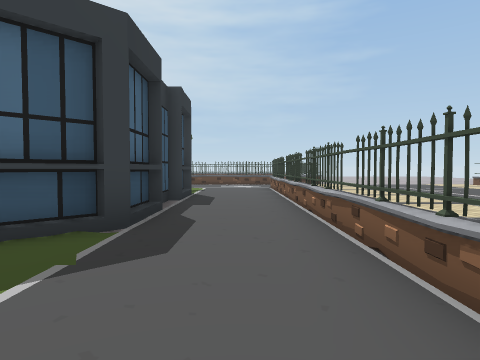
[1] (above)

19 first-person views from a walk through a scene from a Unity 3-D project. The camera is 1.4 m above the floor, tilts 2° down and sees 75° across. The floor is counted in squares, 2 m on a side. Each view is taken from the middle of a square. On the plan, view 1 faces up. The plan holds only what a view shows up to about 10 squares ahead; the rest is blank. The place goes on beyond the plan. Some surface patterns are stand-ins.

[2]
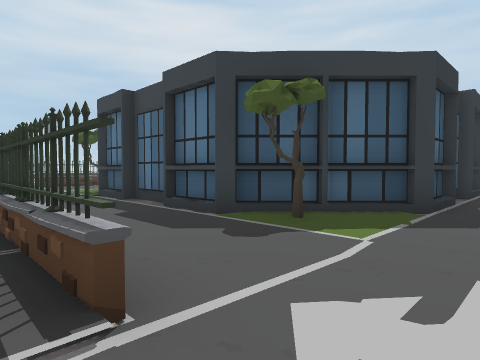

[3]
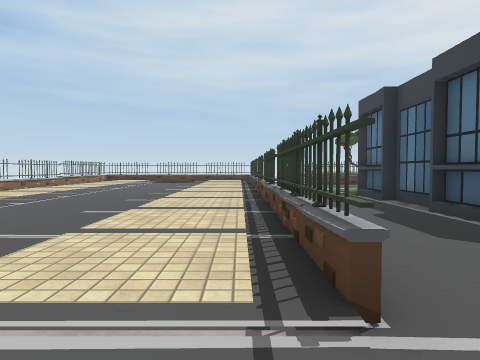

[4]
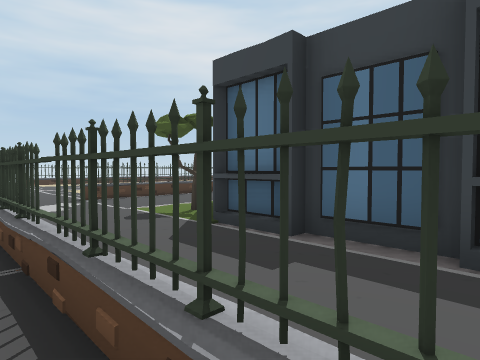

[5]
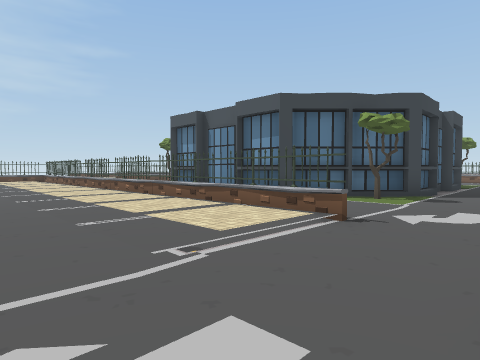

[6]
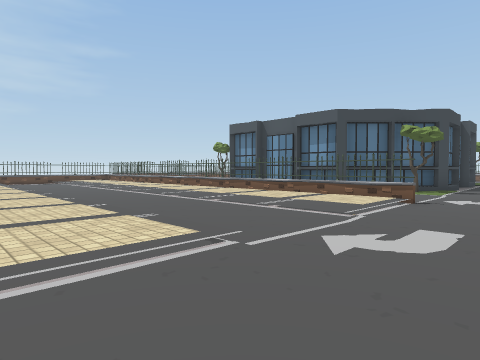

[7]
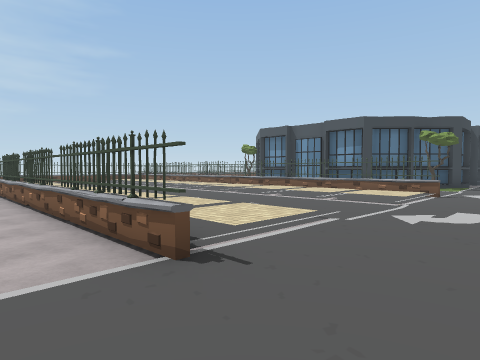

[8]
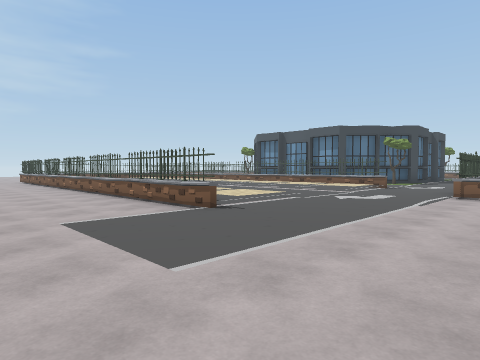

[9]
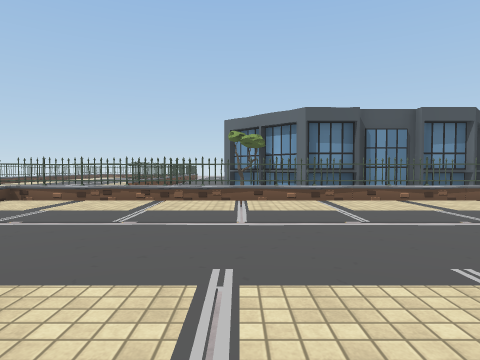

[10]
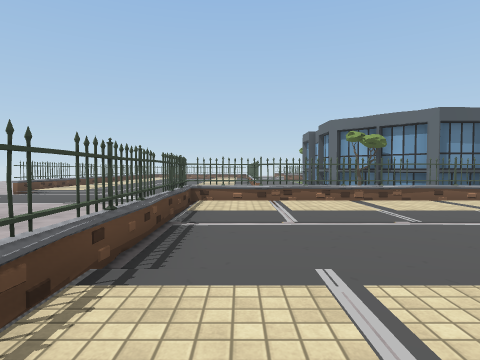

[11]
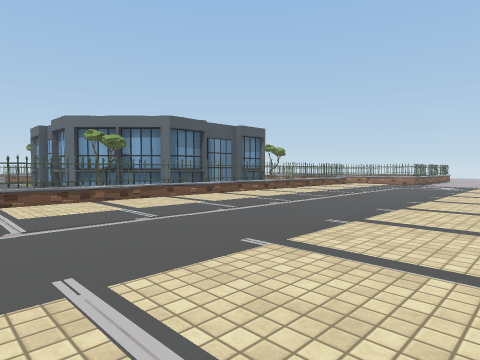

[12]
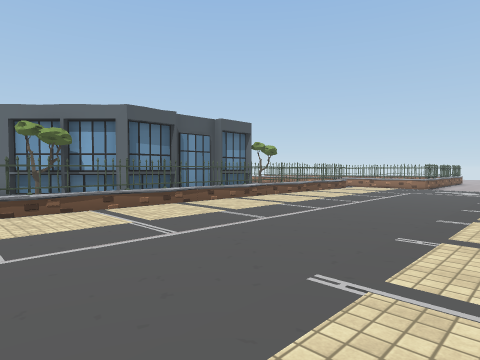

[13]
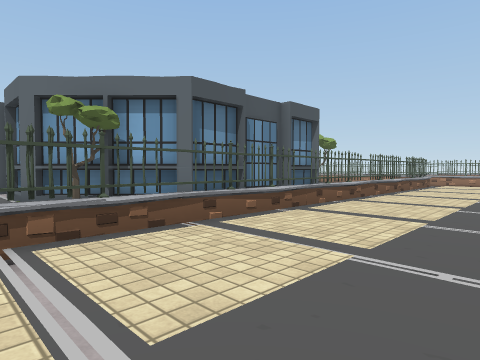

[14]
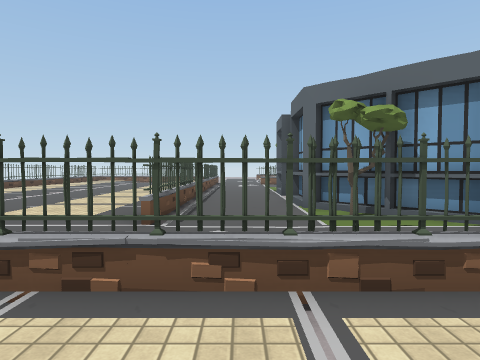

[15]
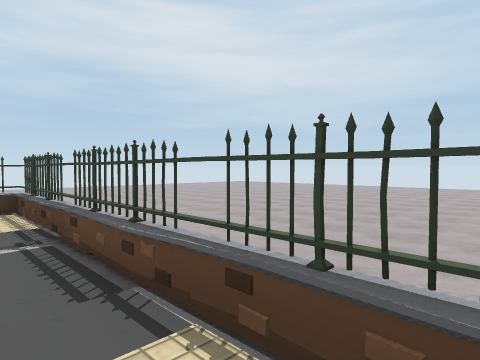

[16]
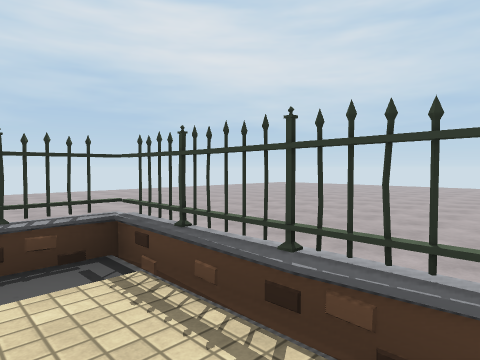

[17]
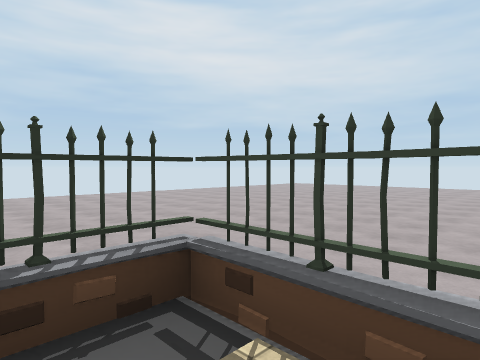

[18]
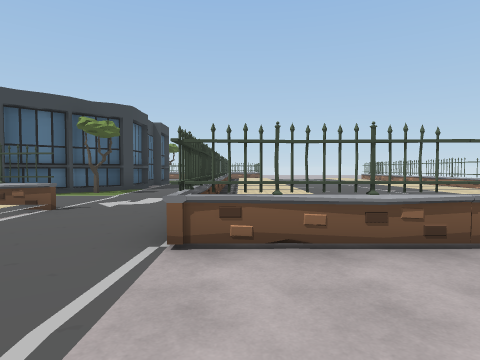

[19]
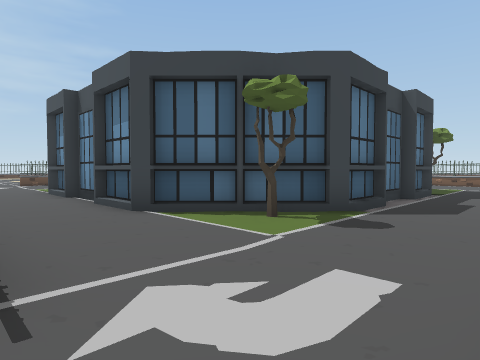

### Floor plan
Key: @ floor where view 1 was taken; # wall or solid block; . main floor; : floor 0.25 m higher than the main floor; / step, stairs or slope; = window, fence, low wall or low ledge; ^ raised ledge; T tree.
Columns run from 25 left of view 1 to 7 right of it. Each row starts with its distance up from view 1.
 22 ..........   .#
 21 .......... ...:
 20 ..............:   ::
 19 ............../  ///
 18 ..............  ....
 17 ..            //////
 16 .. .#=#==#=# .:::/::
 15    .::/./::# .:::
 14     ::/./::# ....#=.
 13     ::/./::^ .......
 12     ::/./::= .......
 11     ///.///# ..T#####
 10      :/./::= ..##       ..=    //
  9      :/./::^..##       #..=    /:
  8   .# //./::#..#        #...
  7  ... :/./::#..#        #..= //
  6  ... //.///#..#        #..# :/
  5  ... :/./::#..#        #... //
  4  ...::/./::^..##      ##..=
  3  ..#///./::=...##    ##....
  2  ...::/./::^...T######T...=
  1 ...#///.///#..............#
  0 .........................@
 -1 ...................#.===..
 -2 ........./:  :/::::/::::/.
 -3 .....  ..#   :/::::/::::/

Positions as (right, up) in squares from view 1, and headings:
1: (0, 0), facing up
2: (0, -2), facing up-left
3: (0, -2), facing left
4: (-5, -2), facing up-left
5: (-18, -1), facing up-right
6: (-21, -1), facing up-right
7: (-23, -1), facing up-right
8: (-25, -3), facing up-right
9: (-21, 11), facing right
10: (-21, 15), facing right
11: (-21, 15), facing down-right
12: (-20, 13), facing down-right
13: (-17, 13), facing down-right
14: (-16, 13), facing right
15: (-15, 15), facing up-left
16: (-19, 15), facing up-left
17: (-20, 15), facing up-left
18: (-19, -2), facing right
19: (-14, -1), facing up-right
